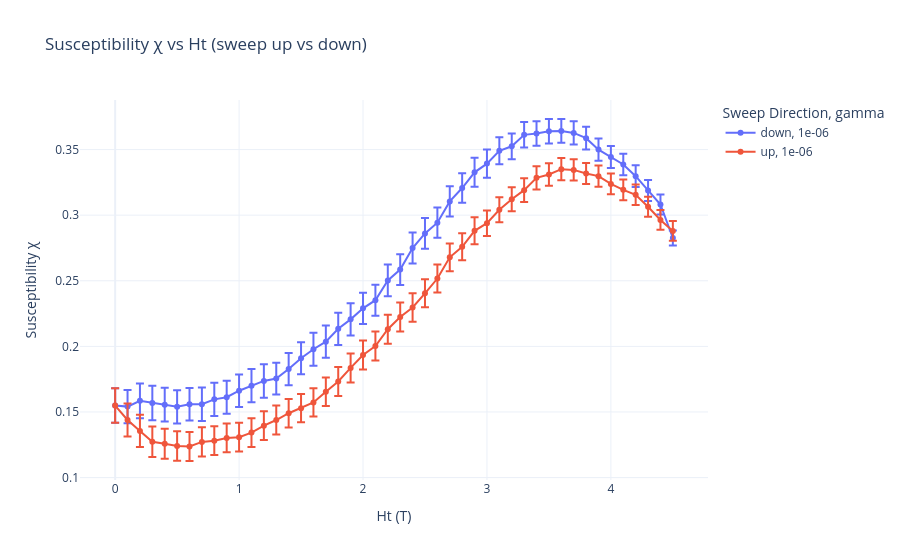

The cell this chart's notebook holds for it:
### Code cell
#Ref
import pandas as pd
import glob
import numpy as np
import plotly.express as px
path = '/Users/jiakai/Desktop/SURF/code/_spirit/'
n_cycles = 120


# Pattern to match all relevant CSV files
file_pattern = path + "Susceptibility_multi_gammas_4_4800_per_gamma_20_anisotropy_0.7_gamma_1e-06_ref*.csv"

# List all matching files
csv_files = glob.glob(file_pattern)

# Print how many files were found
print(f"Found {len(csv_files)} files.")
repeats = len(csv_files)

for f in csv_files:
    print(f)

# Read and concatenate all files
df_all = pd.concat([pd.read_csv(f) for f in csv_files], ignore_index=True)

df_avg = (
        df_all.groupby(["gamma", "Ht", "direction"], as_index=False)
        .agg(
            chi_mean=("chi", "mean"),
            chi_std=("chi", lambda x: x.std(ddof=1) / np.sqrt(n_cycles*(repeats+1)))
        )
    )

fig_ref = px.line(
    df_avg,
    x="Ht",
    y="chi_mean",
    error_y="chi_std",
    color="direction",  # Different color for up/down
    line_dash="gamma",  # Optional: if you vary gamma too
    markers=True,
    labels={
        "Ht": "Ht (T)",
        "chi_mean": "Susceptibility χ",
        "direction": "Sweep Direction",
    },
    title="Susceptibility χ vs Ht (sweep up vs down)",
    template="plotly_white"
)

fig_ref.show()

### Figure 1 — Plotly figure (JSON) as saved in the notebook; plotly's stock layout.template omitted (floating-point values rounded to 4 significant figures)
{"data": [{"error_y": {"array": [0.01314, 0.01274, 0.01327, 0.01314, 0.0129, 0.01271, 0.0124, 0.01273, 0.01274, 0.01254, 0.01245, 0.01267, 0.01273, 0.01213, 0.01229, 0.01224, 0.01254, 0.01224, 0.01234, 0.01225, 0.01199, 0.0118, 0.01215, 0.01173, 0.01179, 0.01177, 0.01151, 0.0116, 0.01125, 0.01103, 0.01069, 0.01027, 0.009817, 0.00972, 0.00936, 0.009317, 0.009039, 0.008899, 0.008716, 0.008524, 0.008364, 0.00827, 0.008296, 0.007999, 0.007659, 0.005644]}, "hovertemplate": "Sweep Direction=down<br>gamma=1e-06<br>Ht (T)=%{x}<br>Susceptibility χ=%{y}<extra></extra>", "legendgroup": "down, 1e-06", "line": {"color": "#636efa", "dash": "solid"}, "marker": {"symbol": "circle"}, "mode": "lines+markers", "name": "down, 1e-06", "orientation": "v", "showlegend": true, "x": [0.0, 0.1, 0.2, 0.3, 0.4, 0.5, 0.6, 0.7, 0.8, 0.9, 1.0, 1.1, 1.2, 1.3, 1.4, 1.5, 1.6, 1.7, 1.8, 1.9, 2.0, 2.1, 2.2, 2.3, 2.4, 2.5, 2.6, 2.7, 2.8, 2.9, 3.0, 3.1, 3.2, 3.3, 3.4, 3.5, 3.6, 3.7, 3.8, 3.9, 4.0, 4.1, 4.2, 4.3, 4.4, 4.5], "xaxis": "x", "y": [0.1549, 0.1541, 0.1585, 0.1569, 0.1556, 0.1539, 0.1558, 0.1559, 0.1596, 0.1612, 0.1662, 0.17, 0.1737, 0.1755, 0.1827, 0.191, 0.1978, 0.2036, 0.2134, 0.2206, 0.229, 0.2352, 0.2503, 0.2585, 0.275, 0.2861, 0.2943, 0.3105, 0.3207, 0.3327, 0.3393, 0.3491, 0.3525, 0.3612, 0.3623, 0.364, 0.3642, 0.3627, 0.3587, 0.35, 0.3444, 0.3386, 0.3297, 0.3189, 0.3081, 0.2826], "yaxis": "y", "type": "scatter"}, {"error_y": {"array": [0.01314, 0.01261, 0.01227, 0.01159, 0.01145, 0.01119, 0.0111, 0.01122, 0.01091, 0.01099, 0.01098, 0.0109, 0.01097, 0.01101, 0.01084, 0.01075, 0.01081, 0.01093, 0.01107, 0.01106, 0.01109, 0.01102, 0.01105, 0.01108, 0.01082, 0.01062, 0.01071, 0.01061, 0.01035, 0.01027, 0.009713, 0.009567, 0.009179, 0.009014, 0.008864, 0.008575, 0.008428, 0.008104, 0.007971, 0.008016, 0.007951, 0.007831, 0.007845, 0.007545, 0.007494, 0.007535]}, "hovertemplate": "Sweep Direction=up<br>gamma=1e-06<br>Ht (T)=%{x}<br>Susceptibility χ=%{y}<extra></extra>", "legendgroup": "up, 1e-06", "line": {"color": "#EF553B", "dash": "solid"}, "marker": {"symbol": "circle"}, "mode": "lines+markers", "name": "up, 1e-06", "orientation": "v", "showlegend": true, "x": [0.0, 0.1, 0.2, 0.3, 0.4, 0.5, 0.6, 0.7, 0.8, 0.9, 1.0, 1.1, 1.2, 1.3, 1.4, 1.5, 1.6, 1.7, 1.8, 1.9, 2.0, 2.1, 2.2, 2.3, 2.4, 2.5, 2.6, 2.7, 2.8, 2.9, 3.0, 3.1, 3.2, 3.3, 3.4, 3.5, 3.6, 3.7, 3.8, 3.9, 4.0, 4.1, 4.2, 4.3, 4.4, 4.5], "xaxis": "x", "y": [0.1549, 0.1439, 0.1355, 0.1273, 0.1257, 0.124, 0.1237, 0.1272, 0.1282, 0.1302, 0.1308, 0.1343, 0.1395, 0.1439, 0.1491, 0.1529, 0.1573, 0.1654, 0.1732, 0.1836, 0.1934, 0.2003, 0.213, 0.2224, 0.2296, 0.2405, 0.2517, 0.2679, 0.2759, 0.2881, 0.2939, 0.3041, 0.3121, 0.319, 0.3284, 0.331, 0.3351, 0.3345, 0.3318, 0.3297, 0.3238, 0.3193, 0.3155, 0.3064, 0.2964, 0.288], "yaxis": "y", "type": "scatter"}], "layout": {"xaxis": {"anchor": "y", "domain": [0.0, 1.0], "title": {"text": "Ht (T)"}}, "yaxis": {"anchor": "x", "domain": [0.0, 1.0], "title": {"text": "Susceptibility χ"}}, "legend": {"title": {"text": "Sweep Direction, gamma"}, "tracegroupgap": 0}, "title": {"text": "Susceptibility χ vs Ht (sweep up vs down)"}}}
